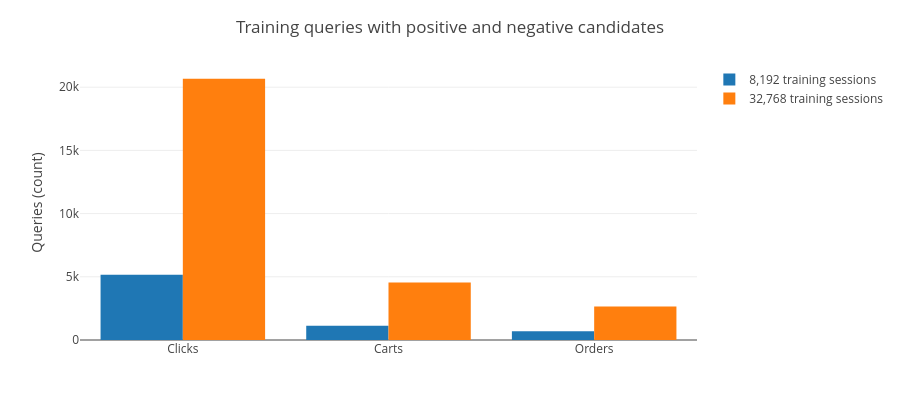

Source (notebook cell):
### Markdown cell above
## 1. Did more sessions produce useful ranking comparisons?

The training cohort grew from 8,192 to 32,768 sessions. The original 498,404 sampled rows were retained inside a total of 1,993,202 rows. Candidates, 134 features, sampling policy and model recipe were held fixed.

A query with both positive and negative candidates can supply within-session ranking comparisons. The order count increased from 685 to 2,644, passing the predefined requirement to at least double support. These counts describe training support, not generalization or business impact.

### Code cell
import html
from matplotlib import rcParams
from matplotlib.colors import to_hex
bg = to_hex(rcParams["figure.facecolor"])
import plotly.graph_objects as go
from IPython.display import display
names = ["Clicks", "Carts", "Orders"]
a = [s["comparison_queries"]["pilot_8192"][n.lower()] for n in names]
b = [s["comparison_queries"]["scaled_32768"][n.lower()] for n in names]
f = go.Figure([go.Bar(name="8,192 training sessions", x=names, y=a), go.Bar(name="32,768 training sessions", x=names, y=b)])
f.update_layout(width=900, height=400, barmode="group", template=None, title="Training queries with positive and negative candidates", yaxis_title="Queries (count)", margin=dict(t=65,b=60))
svg = '<svg xmlns="http://www.w3.org/2000/svg" width="900" height="330" role="img"><title>Training comparison queries; not model performance</title><text x="20" y="30" font-size="20">Training support: pilot / scaled query counts</text>'
for i,(name,old,new) in enumerate(zip(names,a,b)):
    y = 65 + 80*i
    svg += f'<text x="20" y="{y+15}">{html.escape(name)}</text><rect x="110" y="{y}" width="{old/max(b)*520:.2f}" height="15" opacity="0.35"/><rect x="110" y="{y+23}" width="{new/max(b)*520:.2f}" height="15"/><text x="650" y="{y+15}">{old:,} / {new:,}</text>'
svg = svg.replace('<title>', f'<rect width="100%" height="100%" fill="{bg}"/><title>', 1)
svg += '<text x="110" y="315">Bar lengths show query counts; lighter = pilot, solid = scaled.</text></svg>'
display({"application/vnd.plotly.v1+json":f.to_plotly_json(),"image/svg+xml":svg,"text/plain":"Training comparison query counts"},raw=True)
print("Orders: 685 -> 2,644 comparison queries. This is support growth, not recall gain.")

### Figure 1 — Plotly figure (JSON) as saved in the notebook; plotly's stock layout.template omitted (floating-point values rounded to 4 significant figures)
{"data": [{"name": "8,192 training sessions", "x": ["Clicks", "Carts", "Orders"], "y": [5168, 1134, 685], "type": "bar"}, {"name": "32,768 training sessions", "x": ["Clicks", "Carts", "Orders"], "y": [20668, 4548, 2644], "type": "bar"}], "layout": {"margin": {"t": 65, "b": 60}, "width": 900, "height": 400, "barmode": "group", "title": {"text": "Training queries with positive and negative candidates"}, "yaxis": {"title": {"text": "Queries (count)"}}}}
